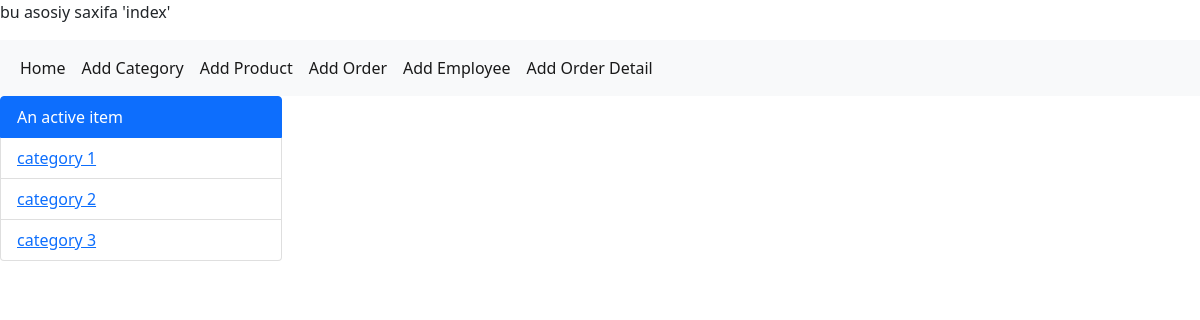
The app's page /, older data.
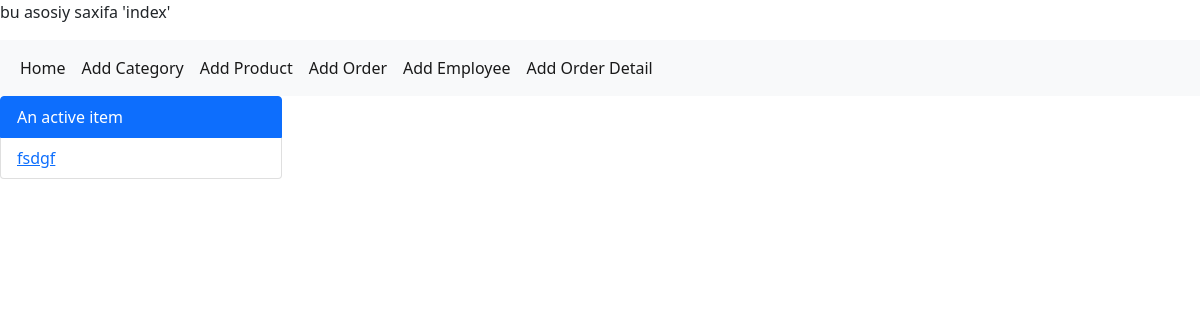
The same page, newer data.
### app1/models.py (models this page shows, shortened)
class Category(models.Model):
    category_name = models.CharField(max_length=200,null=True, blank=True)

### app1/views.py (the view)
# urls.py: path('',index,name='index'),
def index(request):
    category = Category.objects.all()
    product = Product.objects.all()
    context = {
        'category': category,
        'product': product
    }
    return render(request, 'index.html',context)

### app1/templates/index.html (shortened to what this page needs)
<!DOCTYPE html>
<html lang="en">
<head>
</head>
<body>
<p>bu asosiy saxifa 'index'</p>
<nav class="navbar navbar-expand-lg navbar-light bg-light">
    <div class="container-fluid">
        <div class="collapse navbar-collapse" id="navbarNav">
            <ul class="navbar-nav">
                <li class="nav-item">
                    <a class="nav-link active" aria-current="page" href="{% url 'index' %}">Home</a>
                </li>
                <li>
                    <a class="nav-link active" href="{% url 'addcategory' %}" tabindex="-1" aria-disabled="true">Add Category</a>
                </li>
                <li>
                    <a class="nav-link active" href="{% url 'addproduct' %}" tabindex="-1" aria-disabled="true">Add Product</a>
                </li>
                <li>
                    <a class="nav-link active" href="{% url 'addorder' %}" tabindex="-1" aria-disabled="true">Add Order</a>
                </li>
                <li>
                    <a class="nav-link active" href="{% url 'addemployee' %}" tabindex="-1" aria-disabled="true">Add Employee</a>
                </li>
                <li>
                    <a class="nav-link active" href="{% url 'addorderdetail' %}" tabindex="-1" aria-disabled="true">Add Order Detail</a>
                </li>
            </ul>
        </div>
    </div>
</nav>
<div class="row">
    <div class="col-3">
        <ul class="list-group">
            <li class="list-group-item active" aria-current="true">An active item</li>
            {% for i in category %}
            <li class="list-group-item">
                <a href="{% url 'product' i.pk %}">{{i.category_name}}</a>
            </li>
            {% endfor %}
        </ul>
    </div>
</div>
<link href="https://cdn.jsdelivr.net/npm/bootstrap@5.0.2/dist/css/bootstrap.min.css" rel="stylesheet"
>
</body>
</html>

Row changes from the older to the newer data that the page shows:
removed Category: category_name "category 1"
removed Category: category_name "category 2"
removed Category: category_name "category 3"
added Category: category_name "fsdgf"
